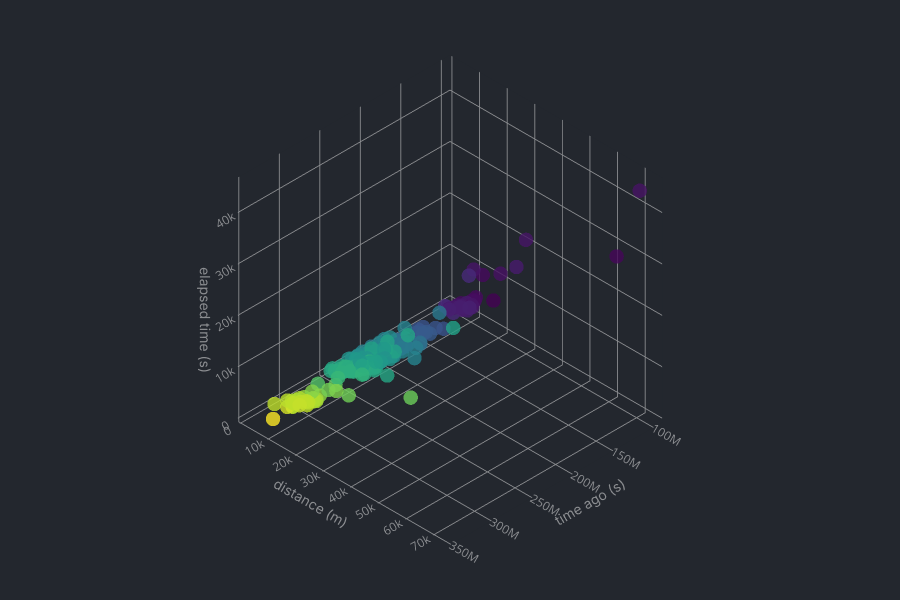

Here is the notebook cell this chart was saved with:
### Markdown cell above
Let's plot 3 variables against each other as the 3D space will allow us to easily visualise the correlations.

### Code cell
athletes = data["athlete"].unique()
athlete_idx = 6

my_scatter(x=data.loc[data["athlete"] == athletes[athlete_idx]]["time ago (s)"],
           y=data.loc[data["athlete"] == athletes[athlete_idx]]["distance (m)"],
           z=data.loc[data["athlete"] == athletes[athlete_idx]]["elapsed time (s)"],
           c=data.loc[data["athlete"] == athletes[athlete_idx]]["time ago (s)"],
           height=600)

### Figure 1 — Plotly figure (JSON) as saved in the notebook; plotly's stock layout.template omitted (floating-point values rounded to 4 significant figures; data arrays with more than 128 entries replaced by an {"elided": "..."} marker saying what was removed)
{"data": [{"marker": {"color": {"elided": "236 int values"}, "colorscale": [[0, "#440154"], [0.1111, "#482878"], [0.2222, "#3e4989"], [0.3333, "#31688e"], [0.4444, "#26828e"], [0.5556, "#1f9e89"], [0.6667, "#35b779"], [0.7778, "#6ece58"], [0.8889, "#b5de2b"], [1, "#fde725"]], "opacity": 0.8, "size": 5}, "mode": "markers", "type": "scatter3d", "x": {"elided": "236 int values"}, "y": {"elided": "236 float values"}, "z": {"elided": "236 int values"}}], "layout": {"autosize": false, "font": {"color": "#8b8d90"}, "height": 600, "margin": {"b": 0, "l": 0, "r": 0, "t": 0}, "paper_bgcolor": "#23272e", "scene": {"aspectratio": {"x": 1, "y": 1, "z": 1}, "camera": {"projection": {"type": "orthographic"}}, "xaxis": {"backgroundcolor": "#23272e", "gridcolor": "#8b8d90", "showbackground": true, "title": {"font": {"family": "Inter"}, "text": "time ago (s)"}, "zerolinecolor": "#8b8d90"}, "yaxis": {"backgroundcolor": "#23272e", "gridcolor": "#8b8d90", "showbackground": true, "title": {"font": {"family": "Inter"}, "text": "distance (m)"}, "zerolinecolor": "#8b8d90"}, "zaxis": {"backgroundcolor": "#23272e", "gridcolor": "#8b8d90", "showbackground": true, "title": {"font": {"family": "Inter"}, "text": "elapsed time (s)"}, "zerolinecolor": "#8b8d90"}}}}
